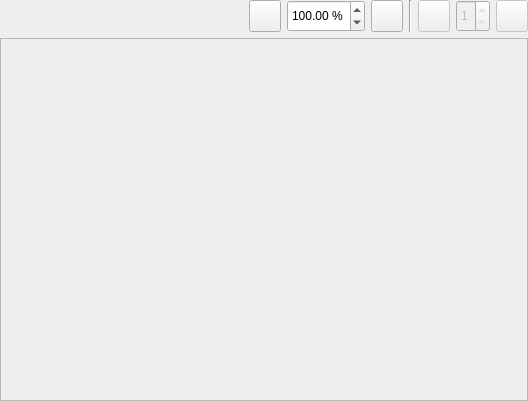
<?xml version="1.0" encoding="UTF-8"?>
<ui version="4.0">
 <class>PDFAttachmentView</class>
 <widget class="QWidget" name="PDFAttachmentView">
  <property name="geometry">
   <rect>
    <x>0</x>
    <y>0</y>
    <width>528</width>
    <height>401</height>
   </rect>
  </property>
  <layout class="QVBoxLayout" name="verticalLayout">
   <property name="leftMargin">
    <number>0</number>
   </property>
   <property name="topMargin">
    <number>0</number>
   </property>
   <property name="rightMargin">
    <number>0</number>
   </property>
   <property name="bottomMargin">
    <number>0</number>
   </property>
   <item>
    <layout class="QHBoxLayout" name="horizontalLayout">
     <item>
      <spacer name="horizontalSpacer_3">
       <property name="orientation">
        <enum>Qt::Horizontal</enum>
       </property>
       <property name="sizeHint" stdset="0">
        <size>
         <width>40</width>
         <height>20</height>
        </size>
       </property>
      </spacer>
     </item>
     <item>
      <widget class="QPushButton" name="buttonZoomIn">
       <property name="minimumSize">
        <size>
         <width>32</width>
         <height>32</height>
        </size>
       </property>
       <property name="maximumSize">
        <size>
         <width>32</width>
         <height>32</height>
        </size>
       </property>
       <property name="toolTip">
        <string>Zoom in PDF.</string>
       </property>
       <property name="text">
        <string notr="true"/>
       </property>
       <property name="icon">
        <iconset resource="../../ressources.qrc">
         <normaloff>:/icons/icons/plus47.png</normaloff>:/icons/icons/plus47.png</iconset>
       </property>
       <property name="iconSize">
        <size>
         <width>20</width>
         <height>20</height>
        </size>
       </property>
      </widget>
     </item>
     <item>
      <widget class="QDoubleSpinBox" name="spinBoxScale">
       <property name="sizePolicy">
        <sizepolicy hsizetype="Minimum" vsizetype="Fixed">
         <horstretch>0</horstretch>
         <verstretch>32</verstretch>
        </sizepolicy>
       </property>
       <property name="minimumSize">
        <size>
         <width>0</width>
         <height>32</height>
        </size>
       </property>
       <property name="toolTip">
        <string>Adjust zoom.</string>
       </property>
       <property name="suffix">
        <string notr="true"> %</string>
       </property>
       <property name="maximum">
        <double>200.000000000000000</double>
       </property>
       <property name="singleStep">
        <double>1.000000000000000</double>
       </property>
       <property name="value">
        <double>100.000000000000000</double>
       </property>
      </widget>
     </item>
     <item>
      <widget class="QPushButton" name="buttonZoomOut">
       <property name="minimumSize">
        <size>
         <width>32</width>
         <height>32</height>
        </size>
       </property>
       <property name="maximumSize">
        <size>
         <width>32</width>
         <height>32</height>
        </size>
       </property>
       <property name="toolTip">
        <string>Zoom out PDF.</string>
       </property>
       <property name="text">
        <string notr="true"/>
       </property>
       <property name="icon">
        <iconset resource="../../ressources.qrc">
         <normaloff>:/icons/icons/less2.png</normaloff>:/icons/icons/less2.png</iconset>
       </property>
       <property name="iconSize">
        <size>
         <width>20</width>
         <height>20</height>
        </size>
       </property>
      </widget>
     </item>
     <item>
      <widget class="Line" name="line_2">
       <property name="orientation">
        <enum>Qt::Vertical</enum>
       </property>
      </widget>
     </item>
     <item>
      <widget class="QPushButton" name="buttonPreviousPage">
       <property name="enabled">
        <bool>false</bool>
       </property>
       <property name="minimumSize">
        <size>
         <width>32</width>
         <height>32</height>
        </size>
       </property>
       <property name="maximumSize">
        <size>
         <width>32</width>
         <height>32</height>
        </size>
       </property>
       <property name="toolTip">
        <string>Goto previous page.</string>
       </property>
       <property name="text">
        <string notr="true"/>
       </property>
       <property name="icon">
        <iconset resource="../../ressources.qrc">
         <normaloff>:/icons/icons/left64.png</normaloff>:/icons/icons/left64.png</iconset>
       </property>
       <property name="iconSize">
        <size>
         <width>20</width>
         <height>20</height>
        </size>
       </property>
      </widget>
     </item>
     <item>
      <widget class="QSpinBox" name="spinBoxPage">
       <property name="enabled">
        <bool>false</bool>
       </property>
       <property name="sizePolicy">
        <sizepolicy hsizetype="Minimum" vsizetype="Fixed">
         <horstretch>0</horstretch>
         <verstretch>32</verstretch>
        </sizepolicy>
       </property>
       <property name="minimumSize">
        <size>
         <width>0</width>
         <height>32</height>
        </size>
       </property>
       <property name="toolTip">
        <string>Select page.</string>
       </property>
       <property name="minimum">
        <number>1</number>
       </property>
       <property name="maximum">
        <number>1</number>
       </property>
      </widget>
     </item>
     <item>
      <widget class="QPushButton" name="buttonNextPage">
       <property name="enabled">
        <bool>false</bool>
       </property>
       <property name="minimumSize">
        <size>
         <width>32</width>
         <height>32</height>
        </size>
       </property>
       <property name="maximumSize">
        <size>
         <width>32</width>
         <height>32</height>
        </size>
       </property>
       <property name="toolTip">
        <string>Goto next page.</string>
       </property>
       <property name="text">
        <string notr="true"/>
       </property>
       <property name="icon">
        <iconset resource="../../ressources.qrc">
         <normaloff>:/icons/icons/right53.png</normaloff>:/icons/icons/right53.png</iconset>
       </property>
       <property name="iconSize">
        <size>
         <width>20</width>
         <height>20</height>
        </size>
       </property>
      </widget>
     </item>
    </layout>
   </item>
   <item>
    <widget class="QScrollArea" name="scrollArea">
     <property name="widgetResizable">
      <bool>true</bool>
     </property>
     <widget class="QWidget" name="scrollAreaWidgetContents">
      <property name="geometry">
       <rect>
        <x>0</x>
        <y>0</y>
        <width>524</width>
        <height>357</height>
       </rect>
      </property>
      <layout class="QHBoxLayout" name="horizontalLayout_2">
       <property name="spacing">
        <number>0</number>
       </property>
       <property name="leftMargin">
        <number>0</number>
       </property>
       <property name="topMargin">
        <number>0</number>
       </property>
       <property name="rightMargin">
        <number>0</number>
       </property>
       <property name="bottomMargin">
        <number>0</number>
       </property>
       <item>
        <widget class="QLabel" name="label">
         <property name="text">
          <string/>
         </property>
        </widget>
       </item>
      </layout>
     </widget>
    </widget>
   </item>
  </layout>
 </widget>
 <resources>
  <include location="../../ressources.qrc"/>
 </resources>
 <connections/>
</ui>
